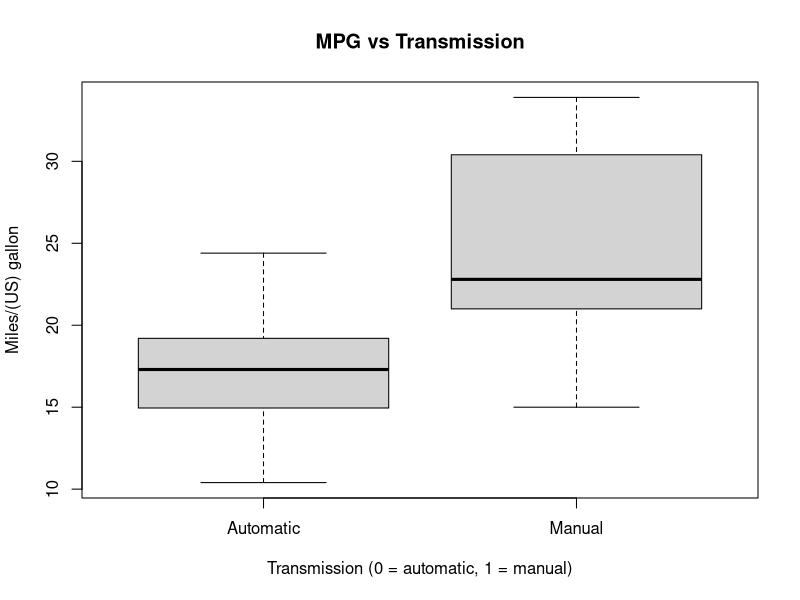
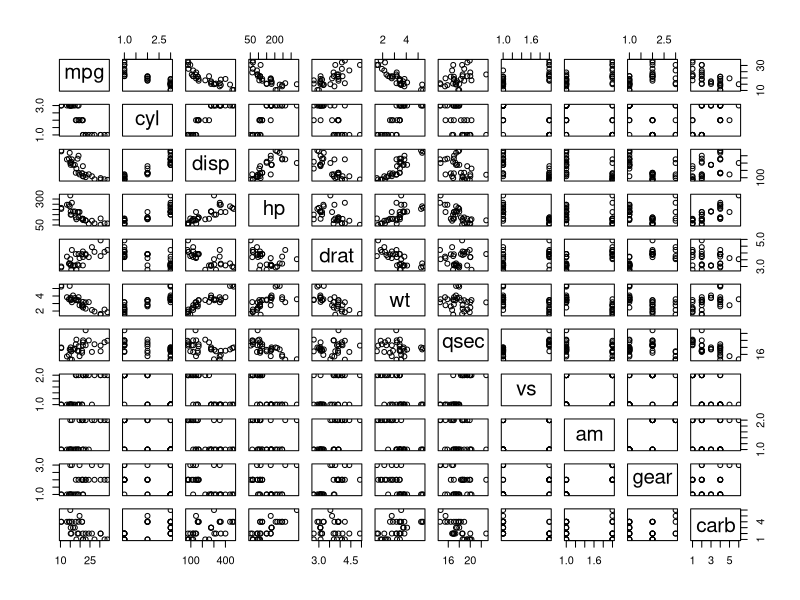
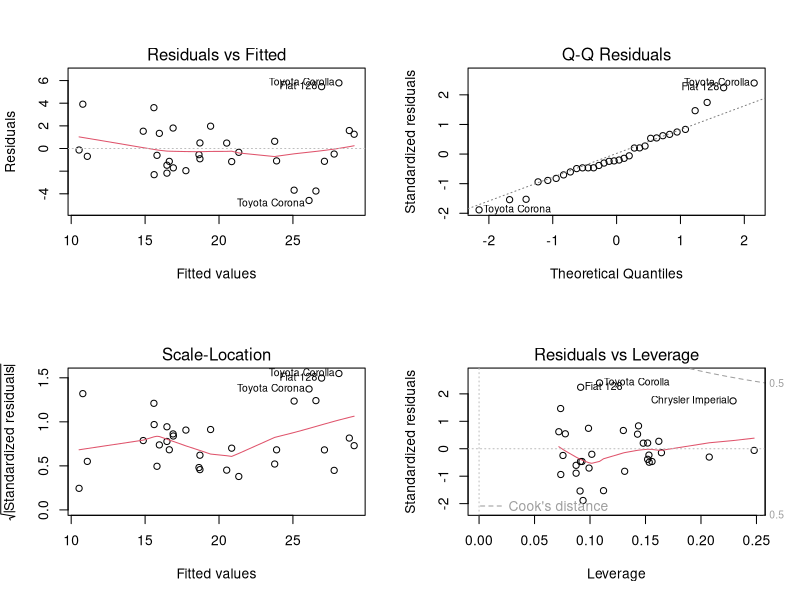

Source code (R) for these figures, in order:
## ---- chunk 1
knitr::opts_chunk$set(echo = TRUE)
library(xtable)
data(mtcars)
## ---- chunk 2
data(mtcars)
fit0 <- lm(mpg ~ am, data = mtcars)
print(xtable(fit0), comment=FALSE)
## ---- chunk 3
cor <- cor(mtcars)
cor[upper.tri(cor)] <- NA
# plot(mtcars)
# print(xtable(cor), comment=FALSE)
## ---- chunk 4
# Set factor variables correctly
mtcars$cyl <- factor(mtcars$cyl)
mtcars$vs <- factor(mtcars$vs, labels=c("V-engine", "Straight engine"))
mtcars$gear <- factor(mtcars$gear)
mtcars$carb <- factor(mtcars$carb)
mtcars$am <- factor(mtcars$am,labels=c('Automatic','Manual'))

# Run aov
all_fit <- aov(mpg ~ .-qsec, data = mtcars)
print(xtable(all_fit), comment=FALSE)
## ---- chunk 5
fit1 <- lm(mpg ~ cyl, data=mtcars)
fit2 <- lm(mpg ~ wt, data = mtcars)
fit3 <- lm(mpg ~ cyl + wt, data = mtcars)
fit4 <- lm(mpg ~ disp, data = mtcars)
fit5 <- lm(mpg ~ disp + cyl, data = mtcars)
fit6 <- lm(mpg ~ disp + cyl + wt, data = mtcars)
## ---- chunk 6
fit7 <- lm(mpg ~ cyl + wt +am, data = mtcars)
print(xtable(fit7), comment=FALSE)
## ---- chunk 7
boxplot(mpg ~ am, data = mtcars, 
  xlab="Transmission (0 = automatic, 1 = manual)", 
  ylab="Miles/(US) gallon",
  main="MPG vs Transmission")
## ---- chunk 8
plot(mtcars)
## ---- chunk 9
print(xtable(cor), comment=FALSE)
## ---- chunk 10
par(mfrow=c(2,2)) 
plot(fit3)
